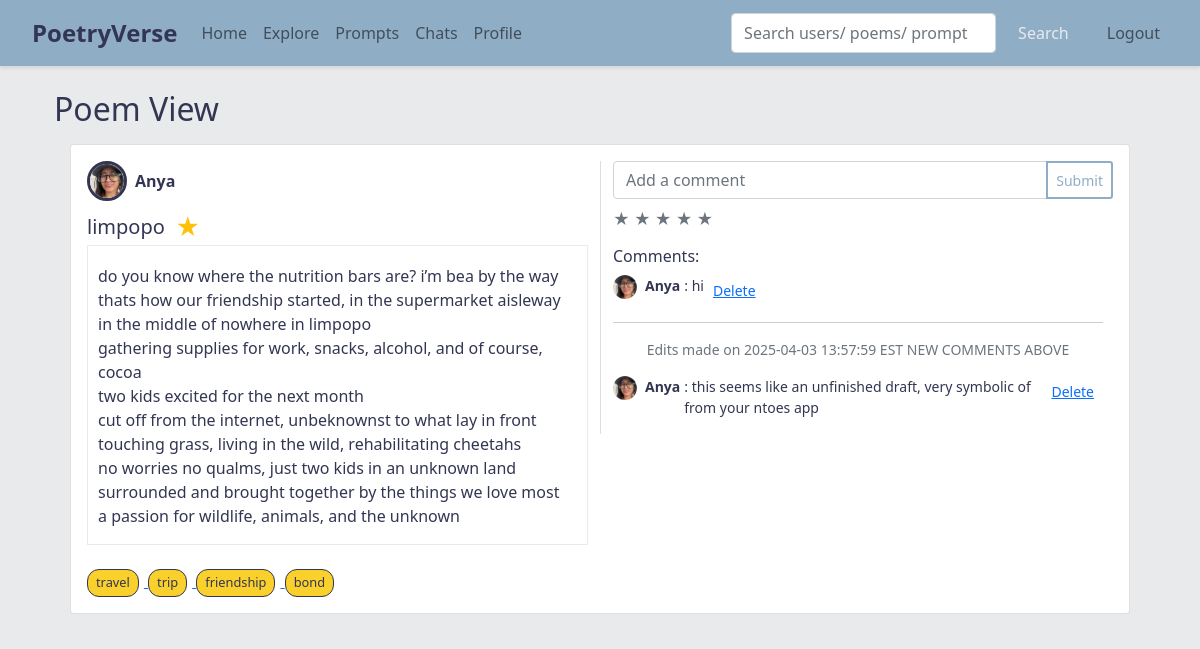
/poem/4 (signed in), run on the app's committed database.
### app.py (models this page shows)
class User(db.Model, UserMixin):
    id = db.Column(db.Integer, primary_key=True)
    username = db.Column(db.String(150), unique=True, nullable=False)
    email = db.Column(db.String(150), unique=True, nullable=False)
    password = db.Column(db.String(200), nullable=False)
    description = db.Column(db.Text, nullable=True)
    profile_image = db.Column(db.String(300), nullable=True)
    poems = db.relationship('Poem', backref='author', lazy=True)
    collections = db.relationship('Collection', backref='owner', lazy=True)
    favorite_poems = db.relationship('Poem', secondary=favorites, backref=db.backref('favorited_by', lazy='dynamic'))
    following = db.relationship('User', secondary=followers,
                                primaryjoin=(followers.c.follower_id == id),
                                secondaryjoin=(followers.c.followed_id == id),
                                backref=db.backref('followers', lazy='dynamic'),
                                lazy='dynamic')

class Poem(db.Model):
    id = db.Column(db.Integer, primary_key=True)
    title = db.Column(db.String(200), nullable=False)
    content = db.Column(db.Text, nullable=False)
    poem_type = db.Column(db.String(100), nullable=True)
    rating = db.Column(db.Integer, default=0)
    user_id = db.Column(db.Integer, db.ForeignKey('user.id'), nullable=False)
    collection_id = db.Column(db.Integer, db.ForeignKey('collection.id'), nullable=True)
    visibility = db.Column(db.String(10), nullable=False, default='public')
    comments = db.relationship('Comment', backref='poem', lazy=True, cascade="all, delete-orphan")
    tags = db.relationship('Tag', secondary=poem_tags, backref=db.backref('poems', lazy='dynamic'))
    prompt_id = db.Column(db.Integer, db.ForeignKey('prompt.id'), nullable=True)

class Tag(db.Model):
    id = db.Column(db.Integer, primary_key=True)
    name = db.Column(db.String(50), unique=True, nullable=False)

class Comment(db.Model):
    id = db.Column(db.Integer, primary_key=True)
    text = db.Column(db.String(300), nullable=False)
    poem_id = db.Column(db.Integer, db.ForeignKey('poem.id'), nullable=False)
    user_id = db.Column(db.Integer, db.ForeignKey('user.id'), nullable=False)
    created_at = db.Column(db.DateTime, default=datetime.utcnow)
    is_edit_marker = db.Column(db.Boolean, default=False)
    author = db.relationship('User', backref='comments')

### app.py (the view, shortened to what this page needs)
@app.route('/poem/<int:poem_id>')
def view_poem(poem_id):
    poem = Poem.query.get_or_404(poem_id)
    if poem.visibility == 'private' and poem.author != current_user:
        flash("This poem is private.", "danger")
        return redirect(url_for('home'))
    return render_template('view_poem.html', poem=poem)

### app.py (called while the page is built)
@login_manager.user_loader
def load_user(user_id):
    return User.query.get(int(user_id))

### templates/view_poem.html (shortened to what this page needs)
{% extends "base.html" %}
{% block content %}
<div class="container my-4">
  <h2>Poem View</h2>
  <div class="list-group">
    <div class="list-group-item mb-3 custom-bg">
      <div class="card">
        <div class="card-body">
          <div class="row">
            <div class="col-md-6">
              <div class="d-flex align-items-center mb-2">
                {% if poem.author.profile_image %}
                  <img src="{{ poem.author.profile_image }}" alt="Profile Image" class="profile-img" style="width: 40px; height: 40px; border-radius: 50%; object-fit: cover; object-position: center; margin-right: 0.5rem;">
                {% else %}
                  <div class="rounded-circle bg-secondary d-flex justify-content-center align-items-center" style="width: 40px; height: 40px; margin-right: 0.5rem;">
                    <span class="text-white" style="font-size: 1rem;">?</span>
                  </div>
                {% endif %}
                <span class="fw-bold">{{ poem.author.username }}</span>
              </div>
              <div class="d-flex justify-content-between align-items-center">
                <div class="d-flex justify-content-between align-items-center">
                  <h5 class="card-title mb-0">{{ poem.title }} &nbsp;</h5>
                  <button class="favorite-btn" data-poem-id="{{ poem.id }}">
                    <span class="star-icon {% if poem in current_user.favorite_poems %}text-warning{% else %}text-secondary{% endif %}">
                      &#9733;
                    </span>
                  </button>
                </div>
              </div>
              <div class="poem-content-container">
                <p class="card-text mt-2">{{ poem.content | replace('\n', '<br>') | safe }}</p>
              </div>
              <br>
              {% if poem.tags %}
                <div class="poem-tags">
                  {% for tag in poem.tags %}
                  <a href="{{ url_for('search', q=tag.name) }}" class="tag-chip-link">
                    <span class="tag-chip-display">{{ tag.name }}</span>
                  </a>
                  {% endfor %}
                </div>
              {% endif %}
            </div>
            <div class="col-md-6 d-flex flex-column" style="border-left: 1px solid #ddd;">
                {% if current_user.is_authenticated %}
                <form class="add-comment-form" data-poem-id="{{ poem.id }}">
                    <div class="input-group mb-2">
                    <input type="text" class="form-control" name="comment" placeholder="Add a comment">
                    <button type="submit" class="btn btn-sm btn-outline-primary add-button-new">Submit</button>
                    </div>
                </form>
                {% else %}
                <p class="text-muted">Log in to add comments.</p>
                {% endif %}
                <div class="rating mb-3" data-rating="{{ poem.rating }}" data-poem-id="{{ poem.id }}">
                {% for i in range(1, 6) %}
                    <span class="star {% if i <= poem.rating %}text-warning{% else %}text-secondary{% endif %}" data-rating-value="{{ i }}">&#9733;</span>
                {% endfor %}
                </div>
                <div class="comments-container">
                <h6>Comments:</h6>
                <div class="comments-list">
                    {% set sorted_comments = poem.comments|sort(attribute='created_at', reverse=True) %}
                    {% for comment in sorted_comments %}
                    {% if comment.is_edit_marker %}
                        <hr>
                        <p class="small text-center text-muted">{{ comment.text }}</p>
                    {% else %}
                        <p class="small d-flex align-items-start" id="comment-{{ comment.id }}">
                        {% if comment.author.profile_image %}
                            <img src="{{ comment.author.profile_image }}" alt="Profile" class="comment-profile-img">
                        {% else %}
                            <div class="rounded-circle bg-secondary d-flex justify-content-center align-items-center comment-profile-img">
                            <span class="text-white">?</span>
                            </div>
                        {% endif %}
                        <strong class="me-1">{{ comment.author.username }}</strong>: {{ comment.text }}
                        {% if current_user.is_authenticated and comment.user_id == current_user.id %}
                            <button class="btn btn-link btn-sm delete-comment" data-comment-id="{{ comment.id }}">Delete</button>
                        {% endif %}
                        </p>
                    {% endif %}
                    {% endfor %}
                </div>
                </div>
            </div>
          </div>
        </div>
      </div>
    </div>
  </div>
</div>
{% endblock %}

### static/css/global.css (style rules this page uses)
body { background-color: #e9eaec; color: #333652; }
.custom-bg { background-color: #e9eaec; border: none !important; color: #333652; }
.add-button-new { background-color: #ffffff; border: 2px solid #90adc6; color: #90adc6; }
.profile-img { width: 100px; height: 100px; border-radius: 50%; object-fit: cover; object-position: center; border: 3px solid #333652; }
.col-md-6 { display: flex; flex-direction: column; justify-content: space-between; height: 100%; }
.poem-content-container { max-height: 300px; overflow-y: auto; padding: 10px; border: 1px solid #e9eaec; }
.comments-container { display: flex; flex-direction: column; flex-grow: 1; max-height: 100%; }
.comments-list { flex-grow: 1; max-height: 200px; overflow-y: auto; padding-right: 10px; }
.comment-profile-img { width: 24px; height: 24px; border-radius: 50%; object-fit: cover; object-position: center; margin-right: 0.5rem; }
.favorite-btn { border: none; background: none; padding: 0; font-size: 1.5rem; cursor: pointer; }
.star-icon { font-size: 1.5rem; color: black; transition: color 0.1s ease-in-out; }
.star-icon.text-warning { color: gold; }
.tag-chip-display { display: inline-block; background-color: #fad02c; color: #333652; padding: 3px 8px; border: 1px solid #333652; border-radius: 12px; font-size: 0.8rem; margin-right: 5px; transition: color 0.9s ease-in-out; }

### data on the page
User: author.profile_image (picture), author.username "Anya"
Poem: title "limpopo", content "do you know where the nutrition bars are? i’m bea by the way thats how our friendship started, in the supermarket aisleway in the middle of nowhere in limpopo gathering supplies for work, snacks, alcohol, and of course, cocoa two kids excited for the next month cut off from the internet, unbeknownst to what lay in front touching grass, living in the wild, rehabilitating cheetahs no worries no qualms, just two kids in an unknown land surrounded and brought together by the things we love most a passion for wildlife, animals, and the unknown"
Tag: name "travel"
Tag: name "trip"
Tag: name "friendship"
Tag: name "bond"
Comment: author.profile_image (picture), author.username "Anya", text "hi"
Comment: text "Edits made on 2025-04-03 13:57:59 EST NEW COMMENTS ABOVE"
Comment: author.profile_image (picture), author.username "Anya", text "this seems like an unfinished draft, very symbolic of from your ntoes app"
